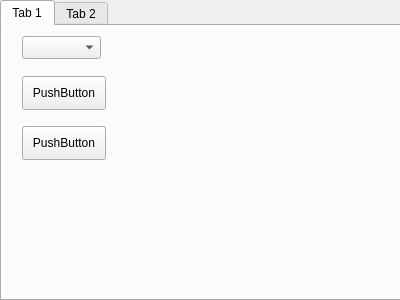
<?xml version="1.0" encoding="UTF-8"?>
<ui version="4.0">
 <class>MainWindow</class>
 <widget class="QMainWindow" name="MainWindow">
  <property name="geometry">
   <rect>
    <x>0</x>
    <y>0</y>
    <width>400</width>
    <height>300</height>
   </rect>
  </property>
  <property name="windowTitle">
   <string>MainWindow</string>
  </property>
  <widget class="QWidget" name="centralWidget">
   <widget class="QTabWidget" name="tabWidget">
    <property name="geometry">
     <rect>
      <x>0</x>
      <y>0</y>
      <width>401</width>
      <height>301</height>
     </rect>
    </property>
    <property name="currentIndex">
     <number>0</number>
    </property>
    <widget class="QWidget" name="tab">
     <attribute name="title">
      <string>Tab 1</string>
     </attribute>
     <widget class="QComboBox" name="comboBox">
      <property name="geometry">
       <rect>
        <x>20</x>
        <y>10</y>
        <width>79</width>
        <height>23</height>
       </rect>
      </property>
     </widget>
     <widget class="QPushButton" name="pushButton_2">
      <property name="geometry">
       <rect>
        <x>20</x>
        <y>50</y>
        <width>84</width>
        <height>34</height>
       </rect>
      </property>
      <property name="text">
       <string>PushButton</string>
      </property>
     </widget>
     <widget class="QPushButton" name="pushButton">
      <property name="geometry">
       <rect>
        <x>20</x>
        <y>100</y>
        <width>84</width>
        <height>34</height>
       </rect>
      </property>
      <property name="text">
       <string>PushButton</string>
      </property>
     </widget>
    </widget>
    <widget class="QWidget" name="tab_2">
     <attribute name="title">
      <string>Tab 2</string>
     </attribute>
     <widget class="QTableWidget" name="tableWidget">
      <property name="geometry">
       <rect>
        <x>30</x>
        <y>20</y>
        <width>256</width>
        <height>192</height>
       </rect>
      </property>
     </widget>
    </widget>
   </widget>
  </widget>
 </widget>
 <layoutdefault spacing="6" margin="11"/>
 <resources/>
 <connections/>
</ui>
